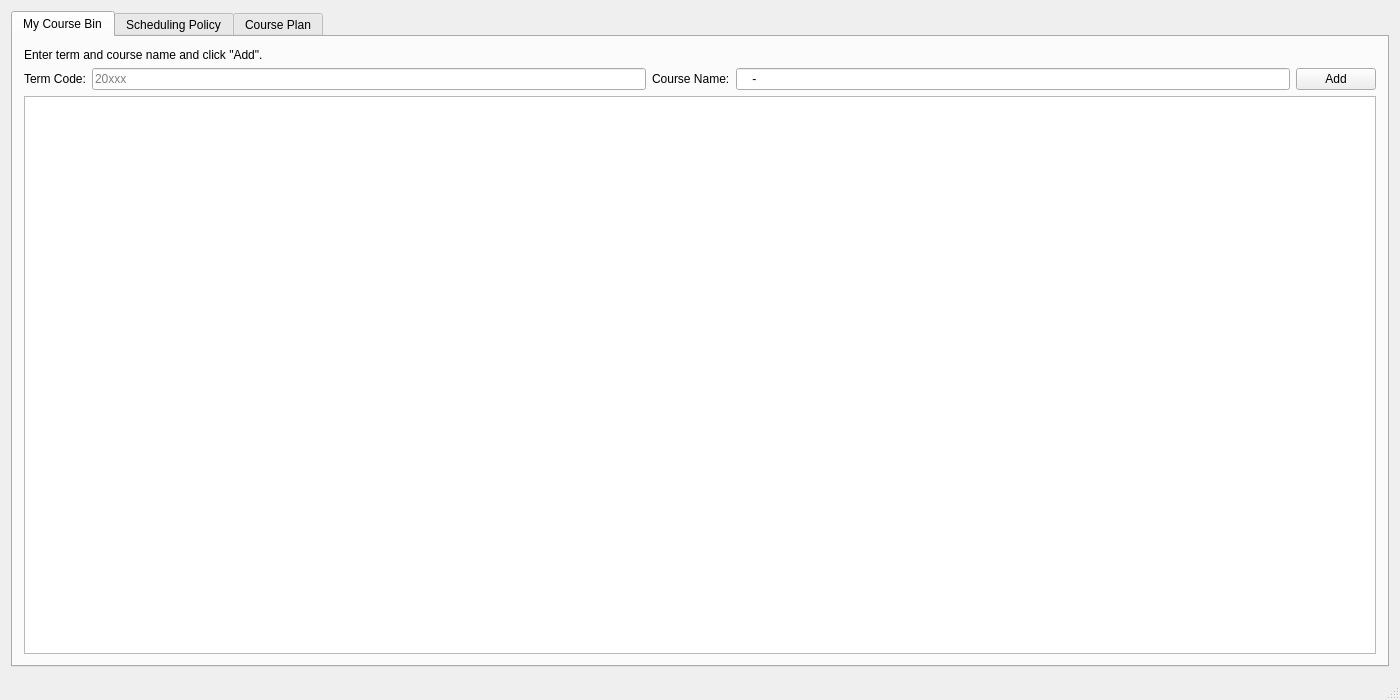
<?xml version="1.0" encoding="UTF-8"?>
<ui version="4.0">
 <class>MainWindow</class>
 <widget class="QMainWindow" name="MainWindow">
  <property name="geometry">
   <rect>
    <x>0</x>
    <y>0</y>
    <width>1400</width>
    <height>700</height>
   </rect>
  </property>
  <property name="windowTitle">
   <string>YYC's Course Planner</string>
  </property>
  <widget class="QWidget" name="centralWidget">
   <layout class="QVBoxLayout" name="verticalLayout_3">
    <item>
     <widget class="QTabWidget" name="tabWidget">
      <property name="currentIndex">
       <number>0</number>
      </property>
      <widget class="QWidget" name="addClassTab">
       <attribute name="title">
        <string>My Course Bin</string>
       </attribute>
       <layout class="QVBoxLayout" name="verticalLayout_2">
        <item>
         <widget class="QLabel" name="promptLabel">
          <property name="text">
           <string>Enter term and course name and click &quot;Add&quot;.</string>
          </property>
         </widget>
        </item>
        <item>
         <layout class="QHBoxLayout" name="horizontalLayout_3">
          <item>
           <widget class="QLabel" name="termLabel">
            <property name="text">
             <string>Term Code:</string>
            </property>
           </widget>
          </item>
          <item>
           <widget class="QLineEdit" name="termLineEdit">
            <property name="inputMask">
             <string/>
            </property>
            <property name="maxLength">
             <number>5</number>
            </property>
            <property name="echoMode">
             <enum>QLineEdit::Normal</enum>
            </property>
            <property name="placeholderText">
             <string>20xxx</string>
            </property>
           </widget>
          </item>
          <item>
           <widget class="QLabel" name="courseNameLabel">
            <property name="text">
             <string>Course Name:</string>
            </property>
           </widget>
          </item>
          <item>
           <widget class="QLineEdit" name="classNameLineEdit">
            <property name="inputMask">
             <string>AAaa-999a</string>
            </property>
            <property name="text">
             <string>-</string>
            </property>
            <property name="maxLength">
             <number>9</number>
            </property>
            <property name="placeholderText">
             <string>abcd-101</string>
            </property>
           </widget>
          </item>
          <item>
           <widget class="QPushButton" name="addClassButton">
            <property name="text">
             <string>Add</string>
            </property>
           </widget>
          </item>
         </layout>
        </item>
        <item>
         <widget class="QTreeView" name="treeView"/>
        </item>
       </layout>
      </widget>
      <widget class="QWidget" name="setPolicyTab">
       <attribute name="title">
        <string>Scheduling Policy</string>
       </attribute>
       <layout class="QGridLayout" name="gridLayout">
        <item row="0" column="0">
         <widget class="QGroupBox" name="groupBox_2">
          <property name="title">
           <string>I love getting up early.</string>
          </property>
          <layout class="QVBoxLayout" name="verticalLayout_5">
           <item>
            <layout class="QHBoxLayout" name="horizontalLayout">
             <item>
              <widget class="QLabel" name="label">
               <property name="text">
                <string>Yes</string>
               </property>
              </widget>
             </item>
             <item>
              <widget class="QSlider" name="earlyHorizontalSlider">
               <property name="minimum">
                <number>-100</number>
               </property>
               <property name="maximum">
                <number>100</number>
               </property>
               <property name="value">
                <number>0</number>
               </property>
               <property name="sliderPosition">
                <number>0</number>
               </property>
               <property name="orientation">
                <enum>Qt::Horizontal</enum>
               </property>
               <property name="tickPosition">
                <enum>QSlider::TicksAbove</enum>
               </property>
               <property name="tickInterval">
                <number>50</number>
               </property>
              </widget>
             </item>
             <item>
              <widget class="QLabel" name="label_2">
               <property name="text">
                <string>No</string>
               </property>
              </widget>
             </item>
            </layout>
           </item>
           <item>
            <layout class="QHBoxLayout" name="horizontalLayout_2">
             <item>
              <widget class="QLabel" name="getUpEarlyLabel">
               <property name="text">
                <string>How early is early?</string>
               </property>
              </widget>
             </item>
             <item>
              <widget class="QTimeEdit" name="earlyTimeEdit"/>
             </item>
            </layout>
           </item>
          </layout>
         </widget>
        </item>
        <item row="1" column="0">
         <widget class="QGroupBox" name="groupBox_3">
          <property name="title">
           <string>I love getting home late.</string>
          </property>
          <layout class="QVBoxLayout" name="verticalLayout_8">
           <item>
            <layout class="QHBoxLayout" name="horizontalLayout_9">
             <item>
              <widget class="QLabel" name="label_7">
               <property name="text">
                <string>Yes</string>
               </property>
              </widget>
             </item>
             <item>
              <widget class="QSlider" name="lateHorizontalSlider">
               <property name="minimum">
                <number>-100</number>
               </property>
               <property name="maximum">
                <number>100</number>
               </property>
               <property name="value">
                <number>0</number>
               </property>
               <property name="sliderPosition">
                <number>0</number>
               </property>
               <property name="orientation">
                <enum>Qt::Horizontal</enum>
               </property>
               <property name="tickPosition">
                <enum>QSlider::TicksAbove</enum>
               </property>
               <property name="tickInterval">
                <number>50</number>
               </property>
              </widget>
             </item>
             <item>
              <widget class="QLabel" name="label_8">
               <property name="text">
                <string>No</string>
               </property>
              </widget>
             </item>
            </layout>
           </item>
           <item>
            <layout class="QHBoxLayout" name="horizontalLayout_10">
             <item>
              <widget class="QLabel" name="getUpEarlyLabel_4">
               <property name="text">
                <string>How late is late?</string>
               </property>
              </widget>
             </item>
             <item>
              <widget class="QTimeEdit" name="lateTimeEdit"/>
             </item>
            </layout>
           </item>
          </layout>
         </widget>
        </item>
        <item row="2" column="0">
         <widget class="QGroupBox" name="groupBox_4">
          <property name="title">
           <string>I love long breaks between classes.</string>
          </property>
          <layout class="QVBoxLayout" name="verticalLayout_9">
           <item>
            <layout class="QHBoxLayout" name="horizontalLayout_11">
             <item>
              <widget class="QLabel" name="label_9">
               <property name="text">
                <string>Yes</string>
               </property>
              </widget>
             </item>
             <item>
              <widget class="QSlider" name="intervalHorizontalSlider">
               <property name="minimum">
                <number>-100</number>
               </property>
               <property name="maximum">
                <number>100</number>
               </property>
               <property name="value">
                <number>0</number>
               </property>
               <property name="sliderPosition">
                <number>0</number>
               </property>
               <property name="orientation">
                <enum>Qt::Horizontal</enum>
               </property>
               <property name="tickPosition">
                <enum>QSlider::TicksAbove</enum>
               </property>
               <property name="tickInterval">
                <number>50</number>
               </property>
              </widget>
             </item>
             <item>
              <widget class="QLabel" name="label_15">
               <property name="text">
                <string>No</string>
               </property>
              </widget>
             </item>
            </layout>
           </item>
           <item>
            <layout class="QHBoxLayout" name="horizontalLayout_12">
             <item>
              <widget class="QLabel" name="getUpEarlyLabel_5">
               <property name="text">
                <string>How long is long?</string>
               </property>
              </widget>
             </item>
             <item>
              <widget class="QTimeEdit" name="intervalTimeEdit"/>
             </item>
            </layout>
           </item>
          </layout>
         </widget>
        </item>
        <item row="3" column="0" colspan="3">
         <widget class="QGroupBox" name="groupBox">
          <property name="sizePolicy">
           <sizepolicy hsizetype="Preferred" vsizetype="Fixed">
            <horstretch>0</horstretch>
            <verstretch>0</verstretch>
           </sizepolicy>
          </property>
          <property name="title">
           <string>Advanced Config (disables corresponding intuitive policy setting)</string>
          </property>
          <layout class="QGridLayout" name="gridLayout_2">
           <property name="verticalSpacing">
            <number>3</number>
           </property>
           <item row="3" column="0">
            <widget class="QLabel" name="requiredBreakLabel">
             <property name="text">
              <string>Required Breaks</string>
             </property>
            </widget>
           </item>
           <item row="2" column="0">
            <widget class="QLabel" name="intervalPenaltyLabel">
             <property name="text">
              <string>Interval Penalty</string>
             </property>
            </widget>
           </item>
           <item row="1" column="1">
            <widget class="QLineEdit" name="latePenaltyLineEdit">
             <property name="text">
              <string/>
             </property>
             <property name="placeholderText">
              <string>(time1, penalty1), (time2, penalty2) ...</string>
             </property>
            </widget>
           </item>
           <item row="2" column="1">
            <widget class="QLineEdit" name="intervalPenaltyLineEdit">
             <property name="text">
              <string/>
             </property>
             <property name="placeholderText">
              <string>(time1, penalty1), (time2, penalty2) ...</string>
             </property>
            </widget>
           </item>
           <item row="0" column="0">
            <widget class="QLabel" name="earlyPenaltyLabel">
             <property name="text">
              <string>Early Penalty</string>
             </property>
            </widget>
           </item>
           <item row="3" column="1">
            <widget class="QLineEdit" name="requiredBreaksLineEdit">
             <property name="text">
              <string/>
             </property>
             <property name="placeholderText">
              <string>(start_time1, end_time1, length1, penalty1), (start_time2, end_time2, length2, penalty2) ...</string>
             </property>
            </widget>
           </item>
           <item row="0" column="1">
            <widget class="QLineEdit" name="earlyPenaltyLineEdit">
             <property name="text">
              <string/>
             </property>
             <property name="placeholderText">
              <string>(time1, penalty1), (time2, penalty2) ...</string>
             </property>
            </widget>
           </item>
           <item row="1" column="0">
            <widget class="QLabel" name="LatePenaltyLabel">
             <property name="text">
              <string>Late Penalty</string>
             </property>
            </widget>
           </item>
          </layout>
         </widget>
        </item>
        <item row="0" column="2" rowspan="3">
         <widget class="QGroupBox" name="groupBox_5">
          <property name="title">
           <string>I need a break </string>
          </property>
          <layout class="QGridLayout" name="gridLayout_3">
           <item row="1" column="1">
            <widget class="QSlider" name="breakHorizontalSlider">
             <property name="maximum">
              <number>100</number>
             </property>
             <property name="value">
              <number>20</number>
             </property>
             <property name="orientation">
              <enum>Qt::Horizontal</enum>
             </property>
             <property name="tickPosition">
              <enum>QSlider::TicksAbove</enum>
             </property>
             <property name="tickInterval">
              <number>25</number>
             </property>
            </widget>
           </item>
           <item row="1" column="3">
            <widget class="QLabel" name="label_14">
             <property name="text">
              <string>I mean it</string>
             </property>
            </widget>
           </item>
           <item row="1" column="0">
            <widget class="QLabel" name="label_16">
             <property name="text">
              <string>Don't care</string>
             </property>
            </widget>
           </item>
           <item row="0" column="0" colspan="4">
            <layout class="QHBoxLayout" name="horizontalLayout_8">
             <item>
              <widget class="QLabel" name="label_10">
               <property name="text">
                <string>from around</string>
               </property>
              </widget>
             </item>
             <item>
              <widget class="QTimeEdit" name="breakStartTimeEdit"/>
             </item>
             <item>
              <widget class="QLabel" name="label_11">
               <property name="sizePolicy">
                <sizepolicy hsizetype="Minimum" vsizetype="Preferred">
                 <horstretch>0</horstretch>
                 <verstretch>0</verstretch>
                </sizepolicy>
               </property>
               <property name="text">
                <string>to</string>
               </property>
               <property name="textFormat">
                <enum>Qt::AutoText</enum>
               </property>
              </widget>
             </item>
             <item>
              <widget class="QTimeEdit" name="breakEndTimeEdit"/>
             </item>
             <item>
              <widget class="QLabel" name="label_12">
               <property name="text">
                <string>and for</string>
               </property>
              </widget>
             </item>
             <item>
              <widget class="QTimeEdit" name="breakLenTimeEdit"/>
             </item>
             <item>
              <widget class="QLabel" name="label_13">
               <property name="text">
                <string>(length)</string>
               </property>
              </widget>
             </item>
            </layout>
           </item>
           <item row="2" column="0" colspan="4">
            <widget class="QPushButton" name="addBreakPushButton">
             <property name="text">
              <string>Add</string>
             </property>
            </widget>
           </item>
           <item row="3" column="0" colspan="4">
            <widget class="QTreeWidget" name="breakTreeWidget">
             <attribute name="headerDefaultSectionSize">
              <number>100</number>
             </attribute>
             <column>
              <property name="text">
               <string>Start</string>
              </property>
             </column>
             <column>
              <property name="text">
               <string>End</string>
              </property>
             </column>
             <column>
              <property name="text">
               <string>Length</string>
              </property>
             </column>
             <column>
              <property name="text">
               <string>Cost</string>
              </property>
             </column>
            </widget>
           </item>
          </layout>
         </widget>
        </item>
       </layout>
      </widget>
      <widget class="QWidget" name="scheduleTab">
       <attribute name="title">
        <string>Course Plan</string>
       </attribute>
       <layout class="QHBoxLayout" name="scheduleTabHorizontalLayout">
        <item>
         <layout class="QVBoxLayout" name="verticalLayout">
          <item>
           <widget class="QTreeWidget" name="scheduleScoreTreeWidget">
            <property name="minimumSize">
             <size>
              <width>200</width>
              <height>0</height>
             </size>
            </property>
            <property name="columnCount">
             <number>6</number>
            </property>
            <attribute name="headerDefaultSectionSize">
             <number>80</number>
            </attribute>
            <column>
             <property name="text">
              <string>Schedule</string>
             </property>
            </column>
            <column>
             <property name="text">
              <string>Total</string>
             </property>
            </column>
            <column>
             <property name="text">
              <string>Early</string>
             </property>
            </column>
            <column>
             <property name="text">
              <string>Late</string>
             </property>
            </column>
            <column>
             <property name="text">
              <string>Interval</string>
             </property>
            </column>
            <column>
             <property name="text">
              <string>Breaks</string>
             </property>
            </column>
           </widget>
          </item>
          <item>
           <widget class="QTreeWidget" name="scheduleDetailsTreeWidget">
            <column>
             <property name="text">
              <string>Course</string>
             </property>
            </column>
            <column>
             <property name="text">
              <string>Type</string>
             </property>
            </column>
            <column>
             <property name="text">
              <string>Section</string>
             </property>
            </column>
            <column>
             <property name="text">
              <string>Time</string>
             </property>
            </column>
            <column>
             <property name="text">
              <string>Days</string>
             </property>
            </column>
            <column>
             <property name="text">
              <string>Registered</string>
             </property>
            </column>
            <column>
             <property name="text">
              <string>Closed</string>
             </property>
            </column>
            <column>
             <property name="text">
              <string>Instructor</string>
             </property>
            </column>
            <column>
             <property name="text">
              <string>Location</string>
             </property>
            </column>
           </widget>
          </item>
          <item>
           <widget class="QPushButton" name="updatPushButton">
            <property name="text">
             <string>Update</string>
            </property>
           </widget>
          </item>
         </layout>
        </item>
       </layout>
      </widget>
     </widget>
    </item>
   </layout>
  </widget>
  <widget class="QStatusBar" name="statusBar"/>
 </widget>
 <layoutdefault spacing="6" margin="11"/>
 <resources/>
 <connections/>
</ui>
